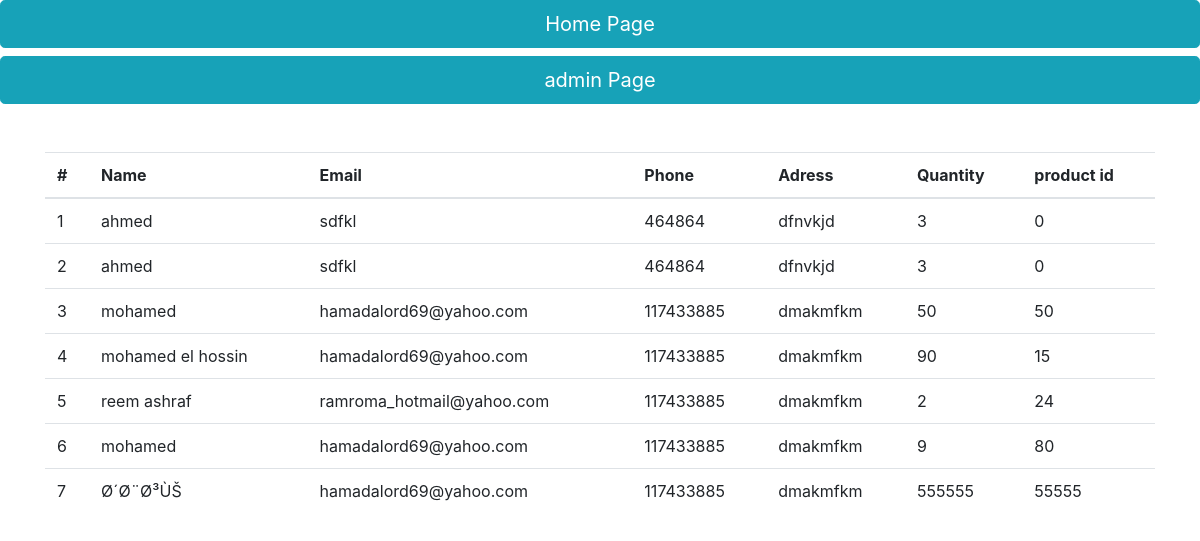
Screenshot of /adminpages/ordersList.php with the database file from the repository.
### tables this page shows
CREATE TABLE `order` (
  `id` int(11) NOT NULL,
  `name` varchar(255) DEFAULT NULL,
  `email` varchar(255) DEFAULT NULL,
  `phone` int(13) DEFAULT NULL,
  `adress` varchar(255) DEFAULT NULL,
  `quantity` int(5) DEFAULT NULL,
  `proid` int(11) NOT NULL
);

### adminpages/ordersList.php (the view, shortened to what this page needs)
<link rel="stylesheet" href="../css/bootstrap.min.css">
<?php
include_once('../configDatabase.php');
?>
<div>
<a class="btn btn-info btn-block btn-lg" href="../index.php"> Home Page </a>
<a class="btn btn-info btn-block btn-lg" href="admin.php"> admin Page </a>
  <div class="container text-center mt-5">
  <table class="table table-hover">
    <thead>
      <tr>
      <th scope="col"> #</th>
        <th scope="col">Name</th>
        <th scope="col">Email</th>
        <th scope="col">Phone</th>
        <th scope="col">Adress</th>
        <th scope="col">Quantity</th>
        <th scope="col"> product id</th>
      </tr>
    </thead>
    <tbody>
      <?php
      $query = "SELECT * FROM `order` ;";
      $runQuery = mysqli_query($conn, $query);
      foreach ($runQuery as $element) {
      ?>
        <tr>
        <td> <?php echo $element['id']; ?> </td>
          <td> <?php echo $element['name']; ?></td>
          <td> <?php echo $element['email']; ?> </td>
          <td> <?php echo $element['phone']; ?> </td>
          <td> <?php echo $element['adress']; ?> </td>
          <td> <?php echo $element['quantity']; ?> </td>
          <td> <?php echo $element['proid']; ?> </td>
        </tr>
      <?php
      } ?>
    </tbody>
  </table>
  </div>
</div>

### rows the page displays
order: id "1", name "ahmed", email "sdfkl", phone "464864", adress "dfnvkjd", quantity "3", proid "0"
order: id "2", name "ahmed", email "sdfkl", phone "464864", adress "dfnvkjd", quantity "3", proid "0"
order: id "3", name "mohamed", email "hamadalord69@yahoo.com", phone "117433885", adress "dmakmfkm", quantity "50", proid "50"
order: id "4", name "mohamed el hossin", email "hamadalord69@yahoo.com", phone "117433885", adress "dmakmfkm", quantity "90", proid "15"
order: id "5", name "reem ashraf", email "ramroma_hotmail@yahoo.com", phone "117433885", adress "dmakmfkm", quantity "2", proid "24"
order: id "6", name "mohamed", email "hamadalord69@yahoo.com", phone "117433885", adress "dmakmfkm", quantity "9", proid "80"
order: id "7", name "Ø´Ø¨Ø³ÙŠ", email "hamadalord69@yahoo.com", phone "117433885", adress "dmakmfkm", quantity "555555", proid "55555"
